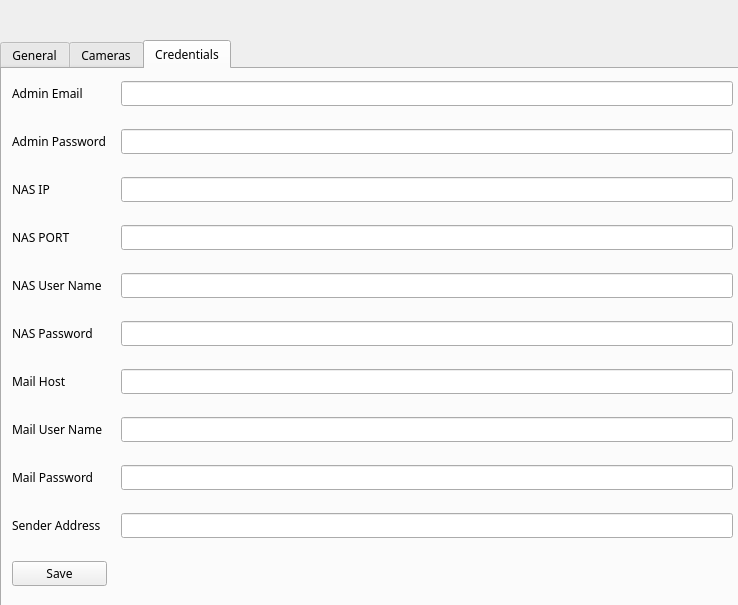
<?xml version="1.0" encoding="UTF-8"?>
<ui version="4.0">
 <class>PTZSettings</class>
 <widget class="QDialog" name="PTZSettings">
  <property name="geometry">
   <rect>
    <x>0</x>
    <y>0</y>
    <width>738</width>
    <height>605</height>
   </rect>
  </property>
  <property name="font">
   <font>
    <family>DaxOT</family>
    <pointsize>9</pointsize>
   </font>
  </property>
  <property name="windowTitle">
   <string>Custom Settings</string>
  </property>
  <layout class="QVBoxLayout" name="verticalLayout">
   <property name="leftMargin">
    <number>0</number>
   </property>
   <property name="topMargin">
    <number>0</number>
   </property>
   <property name="rightMargin">
    <number>0</number>
   </property>
   <property name="bottomMargin">
    <number>0</number>
   </property>
   <item>
    <widget class="QWidget" name="masterWidget" native="true">
     <property name="sizePolicy">
      <sizepolicy hsizetype="Preferred" vsizetype="Preferred">
       <horstretch>0</horstretch>
       <verstretch>0</verstretch>
      </sizepolicy>
     </property>
     <widget class="QTabWidget" name="tabWidget">
      <property name="geometry">
       <rect>
        <x>0</x>
        <y>40</y>
        <width>741</width>
        <height>681</height>
       </rect>
      </property>
      <property name="sizePolicy">
       <sizepolicy hsizetype="Expanding" vsizetype="Expanding">
        <horstretch>0</horstretch>
        <verstretch>0</verstretch>
       </sizepolicy>
      </property>
      <property name="currentIndex">
       <number>2</number>
      </property>
      <widget class="QWidget" name="generalTab">
       <attribute name="title">
        <string>General</string>
       </attribute>
       <widget class="QGroupBox" name="joystickGroupBox">
        <property name="geometry">
         <rect>
          <x>11</x>
          <y>11</y>
          <width>721</width>
          <height>211</height>
         </rect>
        </property>
        <property name="title">
         <string>Joystick Control</string>
        </property>
        <property name="checkable">
         <bool>true</bool>
        </property>
        <property name="checked">
         <bool>false</bool>
        </property>
        <layout class="QHBoxLayout" name="horizontalLayout">
         <item>
          <layout class="QGridLayout" name="gridLayout">
           <item row="0" column="0" colspan="2">
            <widget class="QListView" name="joystickNamesListView"/>
           </item>
           <item row="1" column="0">
            <widget class="QLabel" name="joystickSpeedLabel">
             <property name="text">
              <string>Speed</string>
             </property>
            </widget>
           </item>
           <item row="1" column="1">
            <widget class="DoubleSlider" name="joystickSpeedSlider">
             <property name="orientation">
              <enum>Qt::Horizontal</enum>
             </property>
            </widget>
           </item>
           <item row="2" column="0">
            <widget class="QLabel" name="joystickDeadzoneLabel">
             <property name="text">
              <string>Deadzone size</string>
             </property>
            </widget>
           </item>
           <item row="2" column="1">
            <widget class="DoubleSlider" name="joystickDeadzoneSlider">
             <property name="toolTip">
              <string>Set this value higher if the camera position drifts when the joysticks are centered</string>
             </property>
             <property name="orientation">
              <enum>Qt::Horizontal</enum>
             </property>
            </widget>
           </item>
          </layout>
         </item>
         <item>
          <widget class="QLabel" name="joystickBindingsLabel">
           <property name="text">
            <string>&lt;html&gt;&lt;head/&gt;&lt;body&gt;&lt;p&gt;Joysitck Bindings:&lt;/p&gt;
&lt;p&gt;
&lt;table&gt;
&lt;tr&gt;&lt;th&gt;Control&lt;/th&gt;&lt;th&gt;Action&lt;/th&gt;&lt;/tr&gt;
&lt;tr&gt;&lt;td&gt;Left Joystick&lt;/td&gt;&lt;td&gt;Pan/Tilt&lt;/td&gt;&lt;/tr&gt;
&lt;tr&gt;&lt;td&gt;Right Joystick&lt;/td&gt;&lt;td&gt;Zoom&lt;/td&gt;&lt;/tr&gt;
&lt;tr&gt;&lt;td&gt;D-Pad&lt;/td&gt;&lt;td&gt;Select Preset&lt;/td&gt;&lt;/tr&gt;
&lt;tr&gt;&lt;td&gt;Shoulder buttons&lt;/td&gt;&lt;td&gt;Change Camera&lt;/td&gt;&lt;/tr&gt;
&lt;tr&gt;&lt;td&gt;A Button&lt;/td&gt;&lt;td&gt;Activate current preset&lt;/td&gt;&lt;/tr&gt;
&lt;/table&gt;
&lt;/p&gt;
&lt;/body&gt;&lt;/html&gt;</string>
           </property>
           <property name="alignment">
            <set>Qt::AlignLeading|Qt::AlignLeft|Qt::AlignTop</set>
           </property>
           <property name="wordWrap">
            <bool>true</bool>
           </property>
          </widget>
         </item>
        </layout>
       </widget>
       <widget class="QWidget" name="gridLayoutWidget_2">
        <property name="geometry">
         <rect>
          <x>10</x>
          <y>230</y>
          <width>721</width>
          <height>262</height>
         </rect>
        </property>
        <layout class="QGridLayout" name="recOptionsLayout">
         <item row="4" column="0">
          <widget class="QLabel" name="filenameFormattingLabel">
           <property name="sizePolicy">
            <sizepolicy hsizetype="Minimum" vsizetype="Preferred">
             <horstretch>0</horstretch>
             <verstretch>0</verstretch>
            </sizepolicy>
           </property>
           <property name="minimumSize">
            <size>
             <width>140</width>
             <height>0</height>
            </size>
           </property>
           <property name="maximumSize">
            <size>
             <width>124</width>
             <height>16777215</height>
            </size>
           </property>
           <property name="text">
            <string>Filename Formatting</string>
           </property>
          </widget>
         </item>
         <item row="5" column="1">
          <widget class="QComboBox" name="recFormatComboBox"/>
         </item>
         <item row="0" column="0">
          <widget class="QCheckBox" name="enableDebugLogCheckBox">
           <property name="text">
            <string>Enable debug logging</string>
           </property>
          </widget>
         </item>
         <item row="5" column="0">
          <widget class="QLabel" name="recFormatLabel">
           <property name="sizePolicy">
            <sizepolicy hsizetype="Minimum" vsizetype="Preferred">
             <horstretch>0</horstretch>
             <verstretch>0</verstretch>
            </sizepolicy>
           </property>
           <property name="minimumSize">
            <size>
             <width>140</width>
             <height>0</height>
            </size>
           </property>
           <property name="maximumSize">
            <size>
             <width>124</width>
             <height>16777215</height>
            </size>
           </property>
           <property name="text">
            <string>Recording Format</string>
           </property>
          </widget>
         </item>
         <item row="4" column="1">
          <widget class="QLineEdit" name="filenameFormattingLineEdit">
           <property name="sizePolicy">
            <sizepolicy hsizetype="Preferred" vsizetype="Fixed">
             <horstretch>0</horstretch>
             <verstretch>0</verstretch>
            </sizepolicy>
           </property>
           <property name="minimumSize">
            <size>
             <width>400</width>
             <height>0</height>
            </size>
           </property>
          </widget>
         </item>
         <item row="3" column="0">
          <widget class="QLabel" name="baseDirectoryLabel">
           <property name="sizePolicy">
            <sizepolicy hsizetype="Minimum" vsizetype="Preferred">
             <horstretch>0</horstretch>
             <verstretch>0</verstretch>
            </sizepolicy>
           </property>
           <property name="minimumSize">
            <size>
             <width>140</width>
             <height>0</height>
            </size>
           </property>
           <property name="maximumSize">
            <size>
             <width>124</width>
             <height>16777215</height>
            </size>
           </property>
           <property name="text">
            <string>Base Directory</string>
           </property>
           <property name="alignment">
            <set>Qt::AlignLeading|Qt::AlignLeft|Qt::AlignVCenter</set>
           </property>
          </widget>
         </item>
         <item row="6" column="1">
          <widget class="QComboBox" name="qualityComboBox"/>
         </item>
         <item row="3" column="1">
          <widget class="QLineEdit" name="baseDirectoryLineEdit">
           <property name="sizePolicy">
            <sizepolicy hsizetype="Preferred" vsizetype="Fixed">
             <horstretch>0</horstretch>
             <verstretch>0</verstretch>
            </sizepolicy>
           </property>
           <property name="minimumSize">
            <size>
             <width>400</width>
             <height>0</height>
            </size>
           </property>
           <property name="font">
            <font>
             <family>DaxOT</family>
             <pointsize>9</pointsize>
             <italic>true</italic>
            </font>
           </property>
           <property name="text">
            <string notr="true"/>
           </property>
           <property name="placeholderText">
            <string notr="true">Set base directory for all saved videos, bookings, and presets</string>
           </property>
          </widget>
         </item>
         <item row="6" column="0">
          <widget class="QLabel" name="label">
           <property name="sizePolicy">
            <sizepolicy hsizetype="Minimum" vsizetype="Preferred">
             <horstretch>0</horstretch>
             <verstretch>0</verstretch>
            </sizepolicy>
           </property>
           <property name="minimumSize">
            <size>
             <width>140</width>
             <height>0</height>
            </size>
           </property>
           <property name="maximumSize">
            <size>
             <width>124</width>
             <height>16777215</height>
            </size>
           </property>
           <property name="text">
            <string>Quality Preset</string>
           </property>
          </widget>
         </item>
         <item row="7" column="0">
          <widget class="QPushButton" name="saveButton0">
           <property name="text">
            <string>Save</string>
           </property>
          </widget>
         </item>
         <item row="1" column="0">
          <widget class="QCheckBox" name="livemoveCheckBox">
           <property name="toolTip">
            <string>Disable movement controls for cameras in the currently active program scene. This protects against accidental camera moves on the live stream.</string>
           </property>
           <property name="text">
            <string>Lockout live PTZ moves in studio mode</string>
           </property>
          </widget>
         </item>
         <item row="2" column="0">
          <widget class="QCheckBox" name="sendConflictWarningsCheckBox">
           <property name="text">
            <string>Send Booking Conflict Warnings</string>
           </property>
           <property name="checked">
            <bool>true</bool>
           </property>
          </widget>
         </item>
        </layout>
       </widget>
      </widget>
      <widget class="QWidget" name="camerasTab">
       <attribute name="title">
        <string>Cameras</string>
       </attribute>
       <layout class="QHBoxLayout" name="horizontalLayout_3">
        <property name="leftMargin">
         <number>0</number>
        </property>
        <property name="topMargin">
         <number>0</number>
        </property>
        <property name="rightMargin">
         <number>0</number>
        </property>
        <property name="bottomMargin">
         <number>0</number>
        </property>
        <item>
         <widget class="QSplitter" name="splitter">
          <property name="orientation">
           <enum>Qt::Horizontal</enum>
          </property>
          <widget class="QWidget" name="widget_1" native="true">
           <layout class="QVBoxLayout" name="verticalLayout_3">
            <property name="sizeConstraint">
             <enum>QLayout::SetMinimumSize</enum>
            </property>
            <item>
             <widget class="QLabel" name="label_2">
              <property name="text">
               <string>Devices</string>
              </property>
             </widget>
            </item>
            <item>
             <widget class="QListView" name="deviceList">
              <property name="contextMenuPolicy">
               <enum>Qt::CustomContextMenu</enum>
              </property>
              <property name="editTriggers">
               <set>QAbstractItemView::NoEditTriggers</set>
              </property>
             </widget>
            </item>
            <item>
             <layout class="QHBoxLayout" name="horizontalLayout_2">
              <item>
               <widget class="QPushButton" name="addPTZ">
                <property name="sizePolicy">
                 <sizepolicy hsizetype="Fixed" vsizetype="Fixed">
                  <horstretch>0</horstretch>
                  <verstretch>0</verstretch>
                 </sizepolicy>
                </property>
                <property name="minimumSize">
                 <size>
                  <width>24</width>
                  <height>24</height>
                 </size>
                </property>
                <property name="maximumSize">
                 <size>
                  <width>24</width>
                  <height>24</height>
                 </size>
                </property>
                <property name="toolTip">
                 <string>Add PTZ Device</string>
                </property>
                <property name="accessibleName">
                 <string>Add PTZ Device</string>
                </property>
                <property name="text">
                 <string notr="true">+</string>
                </property>
                <property name="flat">
                 <bool>true</bool>
                </property>
                <property name="themeID" stdset="0">
                 <string notr="true">addIconSmall</string>
                </property>
               </widget>
              </item>
              <item>
               <widget class="QPushButton" name="removePTZ">
                <property name="sizePolicy">
                 <sizepolicy hsizetype="Fixed" vsizetype="Fixed">
                  <horstretch>0</horstretch>
                  <verstretch>0</verstretch>
                 </sizepolicy>
                </property>
                <property name="minimumSize">
                 <size>
                  <width>24</width>
                  <height>24</height>
                 </size>
                </property>
                <property name="maximumSize">
                 <size>
                  <width>24</width>
                  <height>24</height>
                 </size>
                </property>
                <property name="toolTip">
                 <string>RemoveScripts</string>
                </property>
                <property name="accessibleName">
                 <string>RemoveScripts</string>
                </property>
                <property name="text">
                 <string notr="true">-</string>
                </property>
                <property name="flat">
                 <bool>true</bool>
                </property>
                <property name="themeID" stdset="0">
                 <string notr="true">removeIconSmall</string>
                </property>
               </widget>
              </item>
              <item>
               <spacer name="horizontalSpacer_2">
                <property name="orientation">
                 <enum>Qt::Horizontal</enum>
                </property>
                <property name="sizeHint" stdset="0">
                 <size>
                  <width>40</width>
                  <height>20</height>
                 </size>
                </property>
               </spacer>
              </item>
              <item>
               <widget class="QPushButton" name="sourcesButton">
                <property name="text">
                 <string>Edit Sources</string>
                </property>
               </widget>
              </item>
             </layout>
            </item>
           </layout>
          </widget>
          <widget class="QWidget" name="widget" native="true">
           <layout class="QVBoxLayout" name="verticalLayout_4" stretch="0">
            <property name="sizeConstraint">
             <enum>QLayout::SetDefaultConstraint</enum>
            </property>
            <item>
             <layout class="QHBoxLayout" name="propertiesLayout">
              <property name="spacing">
               <number>0</number>
              </property>
              <property name="sizeConstraint">
               <enum>QLayout::SetNoConstraint</enum>
              </property>
             </layout>
            </item>
           </layout>
          </widget>
         </widget>
        </item>
       </layout>
      </widget>
      <widget class="QWidget" name="synologyTab">
       <attribute name="title">
        <string>Credentials</string>
       </attribute>
       <widget class="QWidget" name="gridLayoutWidget">
        <property name="geometry">
         <rect>
          <x>10</x>
          <y>10</y>
          <width>721</width>
          <height>510</height>
         </rect>
        </property>
        <layout class="QGridLayout" name="gridLayout_4">
         <property name="horizontalSpacing">
          <number>14</number>
         </property>
         <property name="verticalSpacing">
          <number>21</number>
         </property>
         <item row="5" column="1">
          <widget class="QLineEdit" name="nasPasswordLineEdit">
           <property name="echoMode">
            <enum>QLineEdit::Password</enum>
           </property>
          </widget>
         </item>
         <item row="6" column="0">
          <widget class="QLabel" name="mailHostLabel">
           <property name="text">
            <string>Mail Host</string>
           </property>
          </widget>
         </item>
         <item row="4" column="1">
          <widget class="QLineEdit" name="nasUserNameLineEdit"/>
         </item>
         <item row="9" column="0">
          <widget class="QLabel" name="mailSenderAddressLabel">
           <property name="text">
            <string>Sender Address</string>
           </property>
          </widget>
         </item>
         <item row="1" column="1">
          <widget class="QLineEdit" name="adminPasswordLineEdit">
           <property name="echoMode">
            <enum>QLineEdit::Password</enum>
           </property>
          </widget>
         </item>
         <item row="4" column="0">
          <widget class="QLabel" name="nasUserNameLabel">
           <property name="text">
            <string>NAS User Name</string>
           </property>
          </widget>
         </item>
         <item row="8" column="0">
          <widget class="QLabel" name="mailPasswordLabel">
           <property name="text">
            <string>Mail Password</string>
           </property>
          </widget>
         </item>
         <item row="6" column="1">
          <widget class="QLineEdit" name="mailHostLineEdit"/>
         </item>
         <item row="7" column="0">
          <widget class="QLabel" name="mailUserNameLabel">
           <property name="text">
            <string>Mail User Name</string>
           </property>
          </widget>
         </item>
         <item row="5" column="0">
          <widget class="QLabel" name="nasPasswordLabel">
           <property name="text">
            <string>NAS Password</string>
           </property>
          </widget>
         </item>
         <item row="8" column="1">
          <widget class="QLineEdit" name="mailPasswordLineEdit">
           <property name="echoMode">
            <enum>QLineEdit::Password</enum>
           </property>
          </widget>
         </item>
         <item row="9" column="1">
          <widget class="QLineEdit" name="mailSenderAddressLineEdit"/>
         </item>
         <item row="3" column="1">
          <widget class="QLineEdit" name="nasPortLineEdit"/>
         </item>
         <item row="10" column="0">
          <widget class="QPushButton" name="saveButton1">
           <property name="text">
            <string>Save</string>
           </property>
          </widget>
         </item>
         <item row="3" column="0">
          <widget class="QLabel" name="nasPortLabel">
           <property name="text">
            <string>NAS PORT</string>
           </property>
          </widget>
         </item>
         <item row="2" column="1">
          <widget class="QLineEdit" name="nasIpLineEdit"/>
         </item>
         <item row="7" column="1">
          <widget class="QLineEdit" name="mailUserNameLineEdit"/>
         </item>
         <item row="2" column="0">
          <widget class="QLabel" name="nasIpLabel">
           <property name="text">
            <string>NAS IP</string>
           </property>
          </widget>
         </item>
         <item row="1" column="0">
          <widget class="QLabel" name="adminPasswordLabel">
           <property name="text">
            <string>Admin Password</string>
           </property>
          </widget>
         </item>
         <item row="0" column="1">
          <widget class="QLineEdit" name="adminEmailLineEdit"/>
         </item>
         <item row="0" column="0">
          <widget class="QLabel" name="adminEmailLabel">
           <property name="text">
            <string>Admin Email</string>
           </property>
          </widget>
         </item>
        </layout>
       </widget>
      </widget>
     </widget>
    </widget>
   </item>
  </layout>
 </widget>
 <customwidgets>
  <customwidget>
   <class>DoubleSlider</class>
   <extends>QSlider</extends>
   <header>imported/double-slider.hpp</header>
  </customwidget>
 </customwidgets>
 <resources/>
 <connections/>
</ui>
